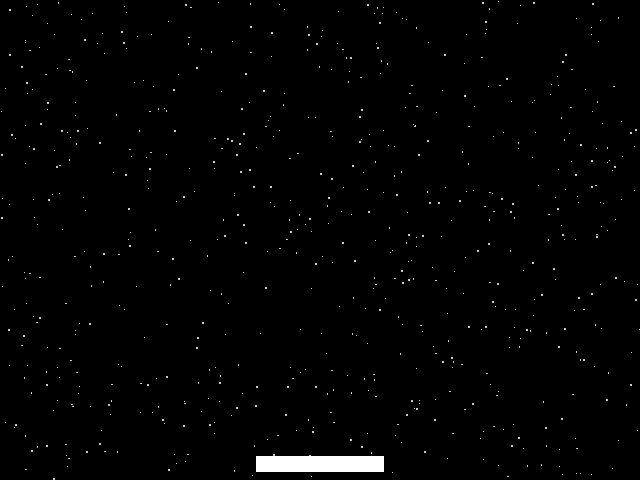
Frame 1 (no input)
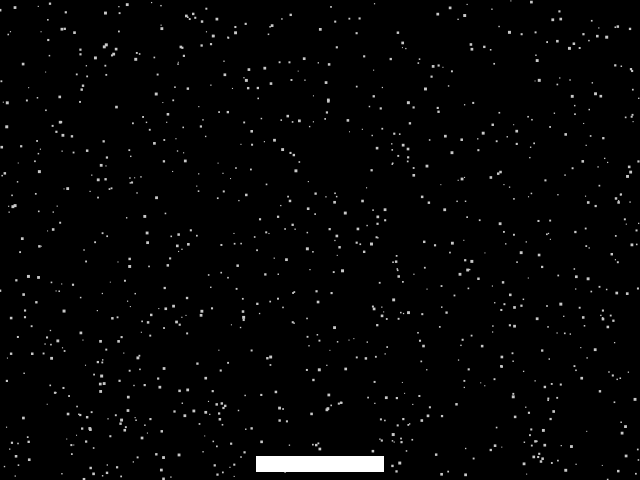
Frame 60 (the mouse pressed at the canvas centre just before this capture)
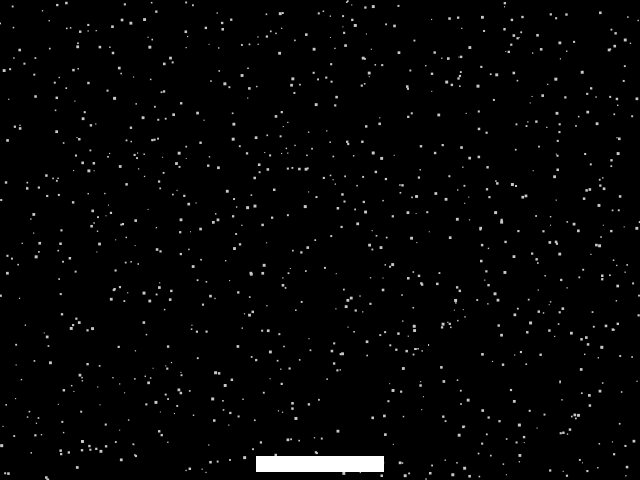
Frame 120 (the mouse held since frame 60 and released just before this capture)

The Processing sketch that drew these frames (run headless with seeded random() and noise(); from frame 60 on, the mouse is pressed at the canvas centre):

// Processing sketch: exercise02
// ── exercise02.pde
color backgroundColor = color(0);

int numStatic = 1000;
int staticSizeMin = 1;
int staticSizeMax = 3;
color staticColor = color(200);

//this all the info about the two paddles. how fast it will go, size, colour
int paddleX;
int paddleY;
int paddleVX;
int paddleSpeed = 10;
int paddleWidth = 128;
int paddleHeight = 16;
color paddleColor = color(255);
color ballcolor; //CHANGED

//this is the info about the ball. how fast it will go, size, colour
int ballX; 
int ballY;
int ballVX;
int ballVY;
int ballSpeed = 5;
int ballSize = 16;
color ballColor = color(255);

void setup() {
  size(640, 480);
  
  setupPaddle();
  setupBall();
}

void setupPaddle() {
  paddleX = width/2;
  paddleY = height - paddleHeight;
  paddleVX = 0;
}

void setupBall() {
  ballX = width/2;
  ballY = height/2;
  ballVX = ballSpeed;
  ballVY = ballSpeed;
}

void draw() {
  background(backgroundColor);

  drawStatic();

  updatePaddle();
  updateBall();

  drawPaddle();
  drawBall();
}

//info about the static
void drawStatic() {
  for (int i = 0; i < numStatic; i++) {
   float x = random(0,width);
   float y = random(0,height);
   float staticSize = random(staticSizeMin,staticSizeMax);
   fill(staticColor);
   rect(x,y,staticSize,staticSize);
  }
}

void updatePaddle() {
  paddleX += paddleVX;  
  paddleX = constrain(paddleX,0+paddleWidth/2,width-paddleWidth/2);
}

void updateBall() {
  ballX += ballVX;
  ballY += ballVY;
  
  handleBallHitPaddle();
  handleBallHitWall();
  handleBallOffBottom();
}

void drawPaddle() {
  rectMode(CENTER);
  noStroke();
  fill(paddleColor);
  rect(paddleX, paddleY, paddleWidth, paddleHeight);
}

void drawBall() {
  rectMode(CENTER);
  noStroke();
  fill(ballcolor);
  rect(ballX, ballY, ballSize, ballSize);
}

void handleBallHitPaddle() {
  if (ballOverlapsPaddle()) {
    ballY = paddleY - paddleHeight/2 - ballSize/2;
    ballVY = -ballVY;
    //ballColor = color(255,0,0); //CHANGED #1
ballcolor = color(random(255),0,0);//CHANGED #2 I MADE IT RANDOME SHADE OF RED EVERYTIME IT HIT PADDLE 
//float ballcolor = random(0,100);
//float ballcolor = random(0,100);
//background(red,green,blue);

  }
}

//void ballHitsPaddle(){
//  if (ballHitsPaddle()) {
//    ballY = paddleY - paddleHeight/5 - ballSize/5; 
//    ballVY = -ballVY;
//    color; (255,0,0);
//  }
//}

boolean ballOverlapsPaddle() {
  if (ballX - ballSize/2 > paddleX - paddleWidth/2 && ballX + ballSize/2 < paddleX + paddleWidth/2) {
    if (ballY > paddleY - paddleHeight/2) {
      return true;
    }
  }
  return false;
}

void handleBallOffBottom() {
  if (ballOffBottom()) {
    ballX = width/2;
    ballY = height/2;
  }
}

boolean ballOffBottom() {
  return (ballY - ballSize/2 > height);
}

void handleBallHitWall() {
  if (ballX - ballSize/2 < 0) {
    ballX = 0 + ballSize/2;
    ballVX = -ballVX;
  } else if (ballX + ballSize/2 > width) {
    ballX = width - ballSize/2;
    ballVX = -ballVX;
  }
  
  if (ballY - ballSize/2 < 0) {
    ballY = 0 + ballSize/2;
    ballVY = -ballVY;
  }
}

// without these you cannot move the paddle right or left 
void keyPressed() {
  if (keyCode == LEFT) {
    paddleVX = -paddleSpeed;
  } else if (keyCode == RIGHT) {
    paddleVX = paddleSpeed;
  }
}

void keyReleased() {
  if (keyCode == LEFT && paddleVX < 0) {
    paddleVX = 0;
  } else if (keyCode == RIGHT && paddleVX > 0) {
    paddleVX = 0;
  }
}
